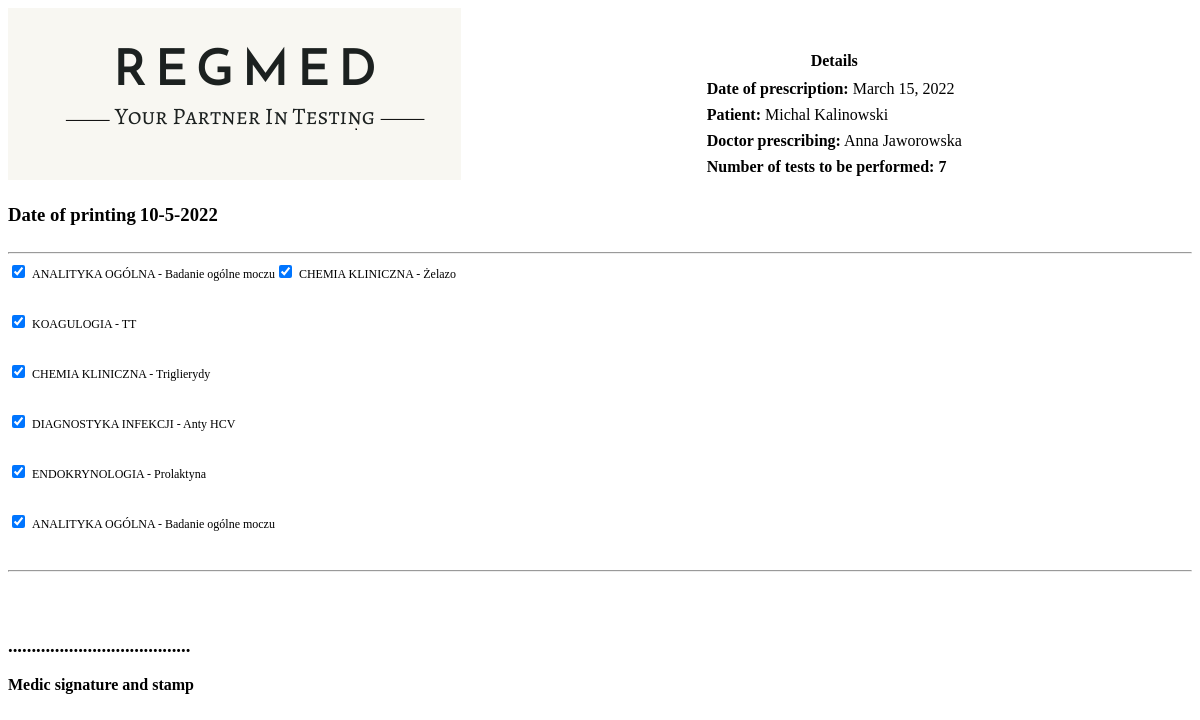
The page /testing_printout/12 on the database its author committed.
### ref/models.py (models this page shows, shortened)
class Test(models.Model):
    fk_patient = models.ForeignKey(Patient,null=False,on_delete=models.CASCADE)
    fk_medic = models.ForeignKey(Medic,null=False,on_delete=models.CASCADE)
    date_of_issue = models.DateField()

class Patient(models.Model):
    SEX = (
        ('Male', 'Male'),
        ('Female', 'Female')
    )
    user = models.OneToOneField(User, on_delete=models.CASCADE)
    name = models.CharField(max_length=30, null=True)
    last_name = models.CharField(max_length=30, null=False)
    phone = models.CharField(max_length=30, null=True)
    pesel = models.CharField(null=False,blank=False,max_length=11)
    date_of_birth = models.DateField()
    city = models.CharField(max_length=25,blank=False,null=False)
    street = models.CharField(max_length=50,blank=False,null=False)
    street_no = models.CharField(max_length=10)
    flat_no = models.CharField(max_length=10)
    postal_code = models.CharField(max_length=6,null=False,blank=False,validators=[RegexValidator(regex='^[0-9]{2}-[0-9]{3}',
    message='You must provide code in format DD-DDD')])
    sex = models.CharField(max_length=6,blank=False,null=False,choices=SEX)
    def __str__(self):
        return f'{self.name} {self.last_name}'

class Medic(models.Model):
    user = models.OneToOneField(User, on_delete=models.CASCADE)
    name = models.CharField(max_length=30, null=False)
    last_name = models.CharField(max_length=30, null=False)
    doc_number = models.IntegerField(validators=[MaxValueValidator(99999999999)],null=False,blank=False)
    clinic_info = models.ForeignKey(Clinic,null=True, on_delete=models.SET_NULL)
    def __str__(self):
       return f'{self.name} {self.last_name}'

class TestType(models.Model):
    item = models.ForeignKey(Test,null=True,on_delete=models.CASCADE)
    test_type = models.CharField(max_length=50,blank=True,null=True,choices=TEST_TYPE)
    def __str__(self):
        return f'{self.test_type}'

### ref/views.py (the view)
# urls.py: path('testing_printout/<int:test_pk>',views.groups,name='testing_printout'),
def groups(request, test_pk):
    test = Test.objects.get(pk=test_pk)
    details = test.testtype_set.all()
    details_counter = len(details)
    context = {'test':test,'details':details,'details_counter':details_counter}
    return render(request,'ref/testing_printout.html',context=context)

### ref/context_processors.py (called while the page is built)
def extras(request):
    patients = Patient.objects.all()
    medics = Medic.objects.all()
    medics = [x.user.email for x in medics]
    patients = [x.user.email for x in patients]
    return {'medics':medics,'patients':patients}

### ref/templates/ref/testing_printout.html (shortened to what this page needs)
{%load static%}
<!DOCTYPE HTML PUBLIC "-//W3C//DTD HTML 4.01 Transitional//EN" "http://www.w3.org/TR/html4/loose.dtd">
<head>
<link rel="stylesheet" type="text/css" href="/static/ref/css/print.css?{% now 'U' %}">
</head>
<body onload="window.print()">
    <img id="logo_print" src="{% static 'ref/images/logo_print.png'%}"/>
	 <table cellpadding="3px" class="table_details">
    	<tr>
    		<th>Details</th>
    	</tr>
    	<tr>
    		<td><strong>Date of prescription:</strong> {{test.date_of_issue}}</td>
    	</tr>
        <tr>
    		<td><strong>Patient:</strong> {{test.fk_patient}}</td>
    	</tr>
        <tr>
    		<td><strong>Doctor prescribing:</strong> {{test.fk_medic}}</td>
    	</tr>
		<tr>
    		<td><strong>Number of tests to be performed: {{details_counter}}</strong></td>
    	</tr>
    </table>
    <div id="header_content">
<div id="wrapper">
    <div id="div1">
		<h3>Date of printing</h3>
	</div>
    <div id="div2">
		<h3 id="date"></h3>
	</div>
</div>
    </div>
	<hr>
	<section class="prescribed_testing">
		{%for test in details%}
			<div class="testing_item">
				<input type="checkbox"  name="testing_med" checked>
				<label for="testing_med">{{test}}</label>
			</div>
		{%endfor%}
	</section>
    <hr>
	<br>
    <br>
    <h3>.......................................</h3>
    <p><strong>Medic signature and stamp</strong></p>
</body>
</html>

### ref/static/ref/css/print.css (style rules this page uses)
.table_details { display: inline-block; margin-left: 20%; }
.prescribed_testing label { font-size: 12px; }
.prescribed_testing { height: 300px; display: flex; flex-direction: column; flex-wrap: wrap; align-content: flex-start; }
.prescribed_testing > * { flex: 1 1 50px; }

### ref/templates/ref/testing_printout.html (style rules this page uses)
#div1 { display: inline-block; }
#div2 { display: inline-block; }

### rows shown on the page
Test: date_of_issue "March 15, 2022", fk_patient "Michal Kalinowski", fk_medic "Anna Jaworowska"
TestType: test_type "ANALITYKA OGÓLNA - Badanie ogólne moczu"
TestType: test_type "KOAGULOGIA - TT"
TestType: test_type "CHEMIA KLINICZNA - Triglierydy"
TestType: test_type "DIAGNOSTYKA INFEKCJI - Anty HCV"
TestType: test_type "ENDOKRYNOLOGIA - Prolaktyna"
TestType: test_type "ANALITYKA OGÓLNA - Badanie ogólne moczu"
TestType: test_type "CHEMIA KLINICZNA - Żelazo"

### other values the page prints
{{ details_counter }} "7"
